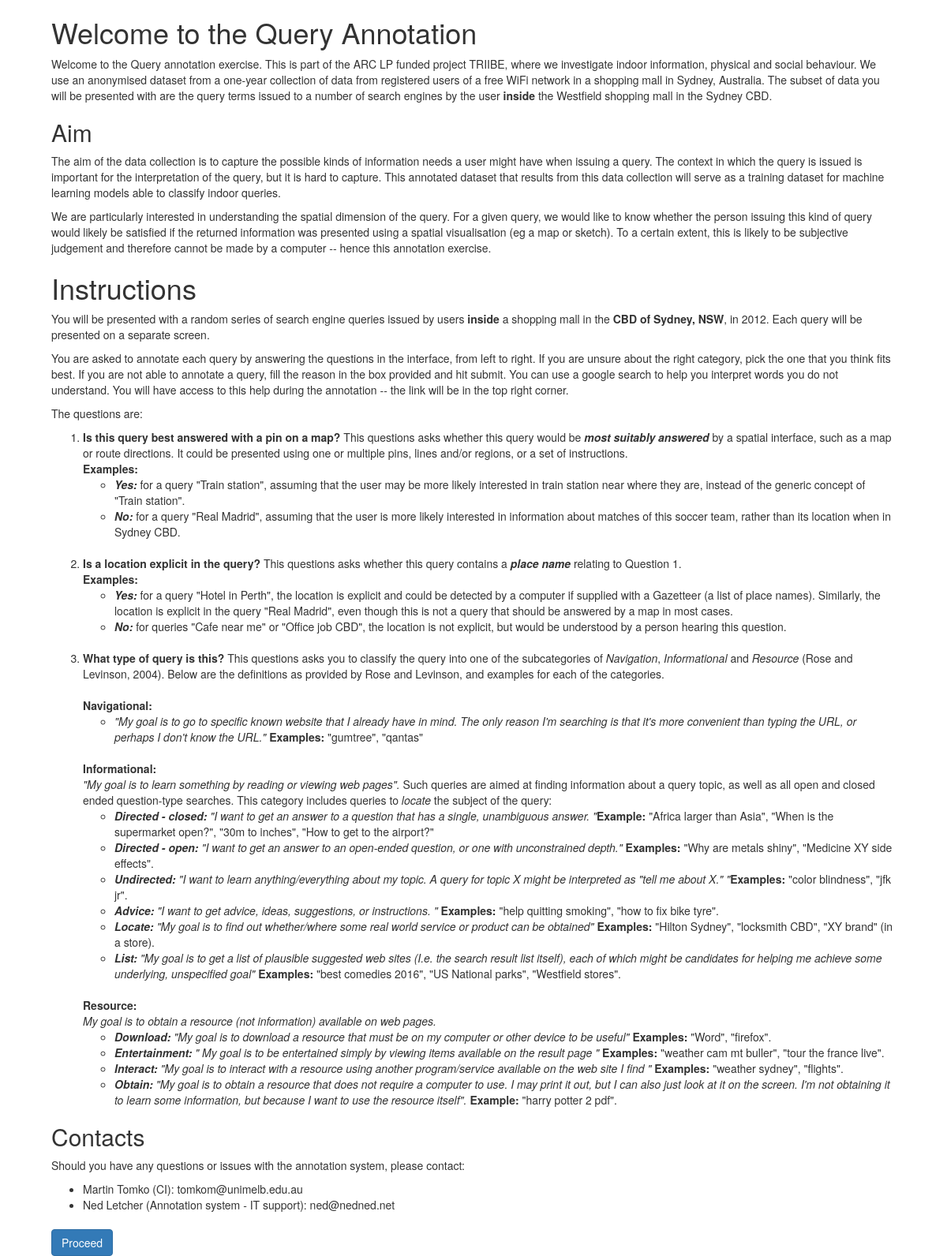
The app's page /welcome/ with its own data.
### annotate/models.py (models this page shows, shortened)
class HtmlMessage(models.Model):
    name = models.CharField(max_length=20)
    description = models.CharField(max_length=100)
    html = models.TextField()

### annotate/views.py (the view)
# urls.py: url(r'^welcome/$', welcome, name='welcome'),
def welcome(request):
    welcome = HtmlMessage.objects.get(name='welcome')
    instructions = HtmlMessage.objects.get(name='instructions')
    context = {
        "welcome_html": welcome.html,
        "instructions_html": instructions.html
    }
    return render(request, 'annotate/welcome.html', context)

### annotate/templates/annotate/welcome.html (shortened to what this page needs)
{% extends "annotate/base.html" %}
{% load bootstrap3 %}
{% block content %}
<div class="row">
    <div class="col-sm-12">
        <div id="welcome-container">
            {{ welcome_html|safe }}
        </div>
        <div id="instructions-container">
            {{ instructions_html|safe }}
        </div>
        <form action="/annotate">
            <button class="btn btn-primary">
                Proceed
            </button>
        </form>
    </div>
</div>
{% endblock %}

### annotate/static/annotate/annotate.css (style rules this page uses)
#welcome-container, #instructions-container { margin-bottom: 1.5em; }

### records on screen
HtmlMessage: html "Welcome to the Query Annotation Welcome to the Query annotation exercise. This is part of the ARC LP funded project TRIIBE, where we investigate indoor information, physical and social behaviour. We use an anonymised dataset from a one-year collection of data from registered users of a free WiFi network in a shopping mall in Sydney, Australia. The subset of data you will be presented with are the query terms issued to a number of search engines by the user inside the Westfield shopping mall in the Sydney CBD. Aim The aim of the data collection is to capture the possible kinds of information needs a user might have when issuing a query. The context in which the query is issued is important…"
HtmlMessage: html "Instructions You will be presented with a random series of search engine queries issued by users inside a shopping mall in the CBD of Sydney, NSW , in 2012. Each query will be presented on a separate screen. You are asked to annotate each query by answering the questions in the interface, from left to right. If you are unsure about the right category, pick the one that you think fits best. If you are not able to annotate a query, fill the reason in the box provided and hit submit. You can use a google search to help you interpret words you do not understand. You will have access to this help during the annotation -- the link will be in the top right corner. The questions are: Is this query…"
